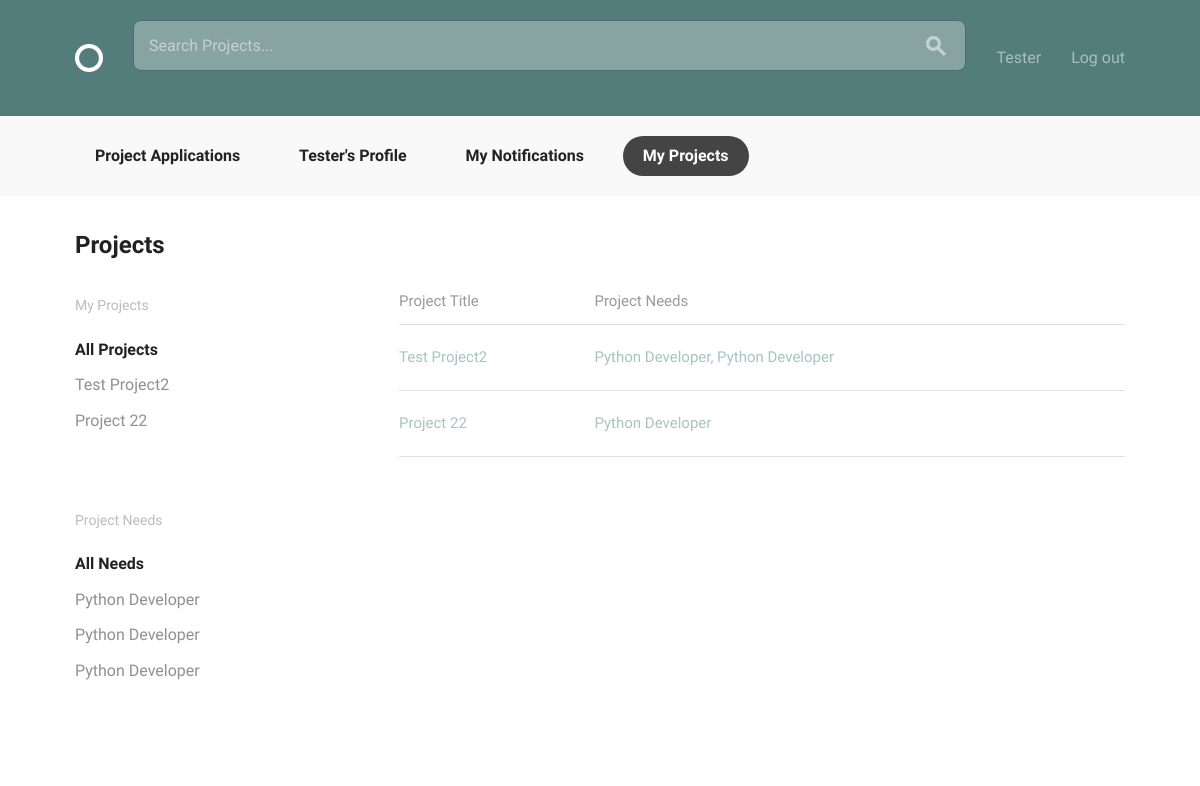
The app's page /projects/my_projects/ (signed in), older data.
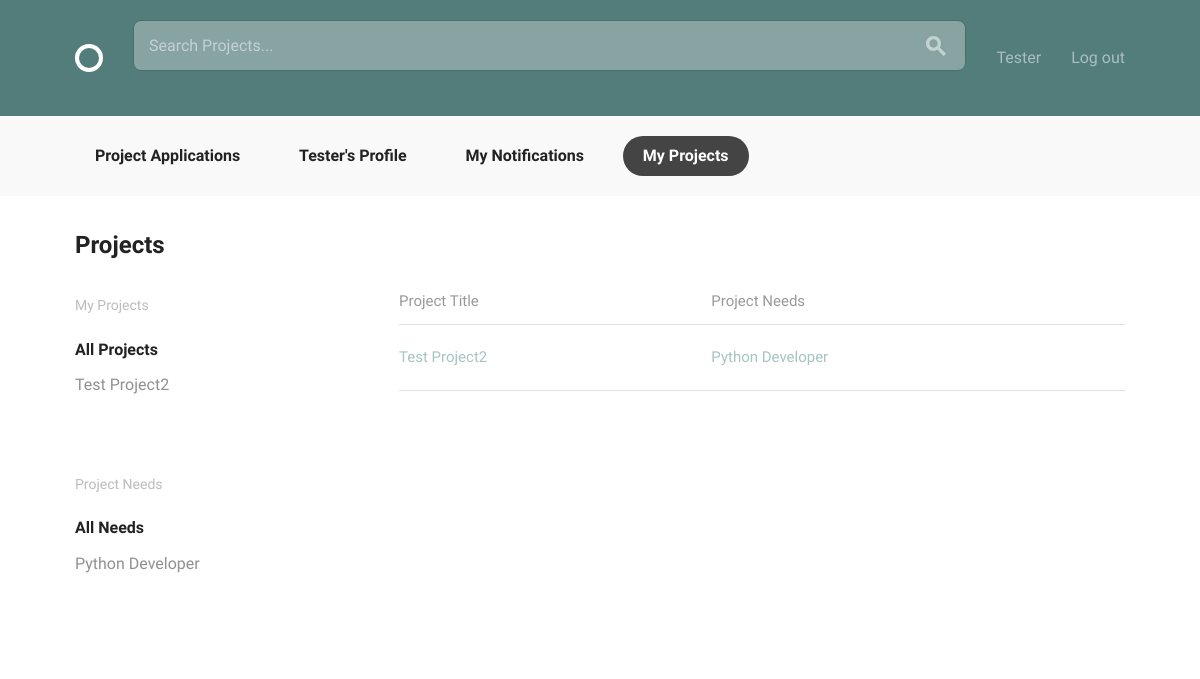
The same page, newer data.
### projects/models.py (models this page shows, shortened)
class Projects(models.Model):
    owner = models.ForeignKey(User, related_name='project', on_delete=models.CASCADE, null=True)
    title = models.CharField(max_length=150, default='')
    description = models.TextField(default='')
    requirements = models.TextField(default='')
    time_estimate = models.TextField(default='')
    recruited = models.BooleanField(default=False)
    completed = models.BooleanField(default=False)
    @property
    def open_positions(self):
        return self.positions.exclude(filled=True)

class Positions(models.Model):
    project = models.ForeignKey(Projects, on_delete=models.CASCADE, related_name='positions')
    name = models.CharField(max_length=150, default='')
    description = models.TextField(default='')
    filled = models.BooleanField(default=False)
    def __str__(self):
        return '{}'.format(self.name.title())

### projects/views.py (the view)
class ProjectsListView(LoginRequiredMixin, generic.ListView):
    model = models.Projects
    template_name = 'projects/my_projects.html'
    context_object_name = 'projects'
    def get_queryset(self):
        queryset = super().get_queryset()
        queryset = queryset.filter(owner=self.request.user)
        return queryset

### projects/templates/projects/my_projects.html (shortened to what this page needs)
{% extends 'registration/registration_base.html' %}
{% load accounts_extras %}
{% block content %}
  <div class="circle--actions--bar">
    <nav class="bounds">
      <ul class="circle--pill--list">
        <li><a href="{% url 'accounts:applications' %}">Project Applications</a></li>
        <li><a href="{% url 'accounts:profile' username=user.username %}">{{ user.username|title }}'s Profile</a></li>
          <li><a href="{% url 'accounts:my_notifications' %}">My Notifications</a> </li>
          <li><a class="selected" href="{% url 'projects:my_projects' %}">My Projects</a> </li>
      </ul>
    </nav>
  </div>
  <div class="bounds circle--page">
    <div class="circle--page--header grid-100">
      <h2>Projects</h2>
    </div>
    <div class="grid-25">
      <div class="circle--filter circle--secondary--module">
        <h4>My Projects</h4>
        <ul class="circle--filter--list">
          <li><a class="selected">All Projects</a></li>
            {% if projects %}
                {% for project in projects %}
                    <li><a class="clickable-row" data-href="{% url 'projects:detail' pk=project.pk %}">{{ project.title|title }}</a></li>
                {% endfor %}
            {% endif %}
        </ul>
      </div>
      <div class="circle--filter circle--secondary--module">
        <h4>Project Needs</h4>
        <ul class="circle--filter--list">
          <li><a class="selected">All Needs</a></li>
            {% for proj_pos in projects %}
                {% if proj_pos.open_positions %}
                    {% for pos in proj_pos.open_positions %}
                        <li><a class="clickable-row">{{ pos }}</a></li>
                    {% endfor %}
                {% endif %}
            {% endfor %}
        </ul>
      </div>
    </div>
    <div class="grid-70 grid-push-5">
      <table class="u-full-width circle--table">
        <thead>
          <tr>
            <th>Project Title</th>
            <th class="circle--cell--right">Project Needs</th>
          </tr>
        </thead>
        <tbody>
        {% if projects %}
        {% for project in projects %}
          <tr class="clickable-row" data-href="{% url 'projects:detail' pk=project.pk %}">
            <td>
                {{ project.title|title }}
            </td>
            <td class="circle--cell--right">
                {% if project.open_positions %}
                    {{ project.open_positions|join:", " }}
                {% endif %}
            </td>
          </tr>
        {% endfor %}
        {% endif %}
        </tbody>
      </table>
    </div>
  </div>
{% endblock %}

Row changes from the older to the newer data that the page shows:
removed Projects: title "Project 22", open_positions "Python Developer"
removed Positions: name "Python Developer"
removed Positions: name "Python Developer"
computed for Projects "Test Project2": open_positions "Python Developer, Python Developer" → "Python Developer"
